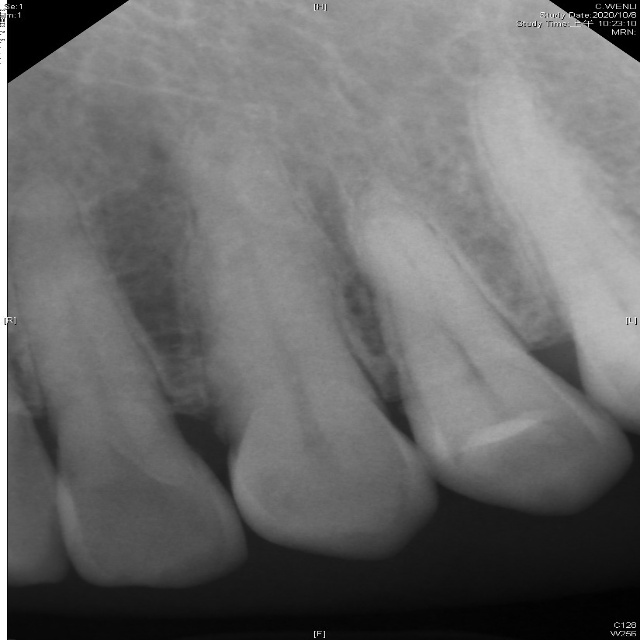
#> input picture Images/11.jpg, 640 x 640 px, found by its file name
$ python crop_4_coordinate.py
#> lines starting #> are read from the running program, lines starting #| are printed output that depends on the picture
import cv2
import numpy as np

def extract_skewed_rectangle(image_path, pts):
    # 讀取影像
#> called with image_path = 'images/11.jpg'
    image = cv2.imread(image_path)
#> image is the input picture: shape (640, 640, 3); min 0, max 255, mean 106.1

    # 將四個點按照左上、右上、右下、左下的順序排列
    pts = np.array(pts, dtype=np.float32)

    # 計算透視變換矩陣
    rect_width = max(np.linalg.norm(pts[0] - pts[1]), np.linalg.norm(pts[2] - pts[3]))
    rect_height = max(np.linalg.norm(pts[1] - pts[2]), np.linalg.norm(pts[3] - pts[0]))

    dst_pts = np.array([[0, 0], [rect_width - 1, 0], [rect_width - 1, rect_height - 1], [0, rect_height - 1]], dtype=np.float32)
    M = cv2.getPerspectiveTransform(pts, dst_pts)

    # 進行透視變換
    result = cv2.warpPerspective(image, M, (int(rect_width), int(rect_height)))
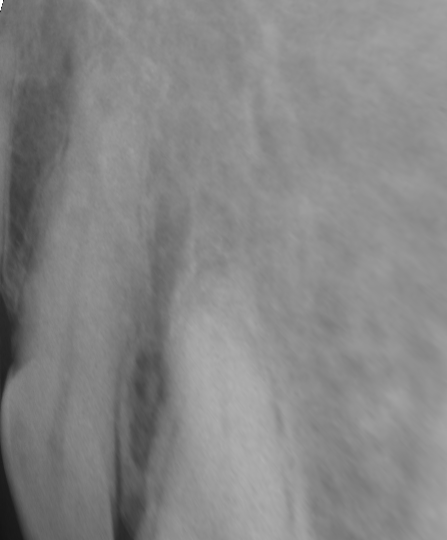
#> result: shape (540, 447, 3); min 20, max 255, mean 133.7

    return result

# 照片路徑
image_path = 'images/11.jpg'

# 四個點的坐標 (左上、右上、右下、左下)
rectangle_pts = [(0, 150), (400, 0), (500, 200), (300, 600)]

# 提取斜的矩形
skewed_rectangle = extract_skewed_rectangle(image_path, rectangle_pts)

# 顯示原始影像和提取的斜的矩形
cv2.imshow('Original Image', cv2.imread(image_path))
cv2.imshow('Skewed Rectangle', skewed_rectangle)
cv2.waitKey(0)
cv2.destroyAllWindows()

$ run again, with Images/12.jpg copied over Images/11.jpg
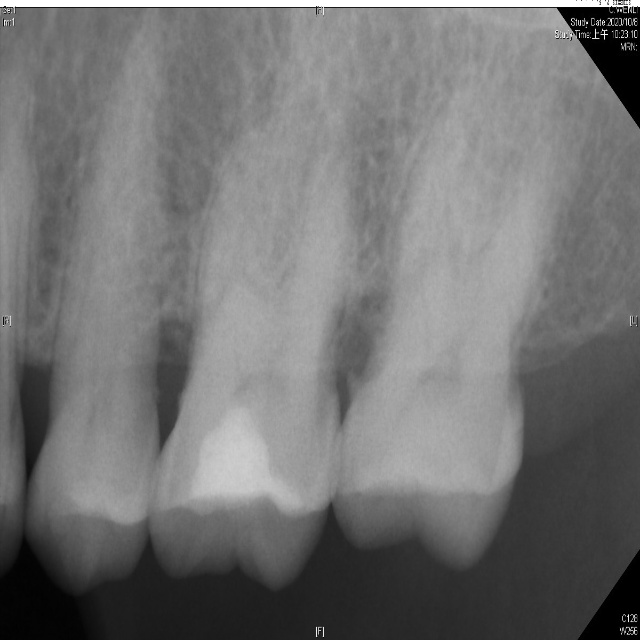
#> input picture Images/12.jpg, 640 x 640 px, found by its file name
#> in extract_skewed_rectangle, image is the input picture: shape (640, 640, 3); min 0, max 255, mean 115.2
#> in extract_skewed_rectangle, `result = cv2.warpPerspective(image, M, (int(rect_width), int(rect_heig..`:
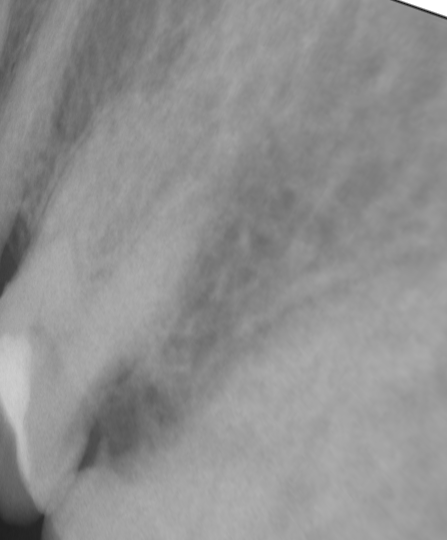
#> result: shape (540, 447, 3); min 23, max 255, mean 144.4

$ run again, with Images/13.jpg copied over Images/11.jpg
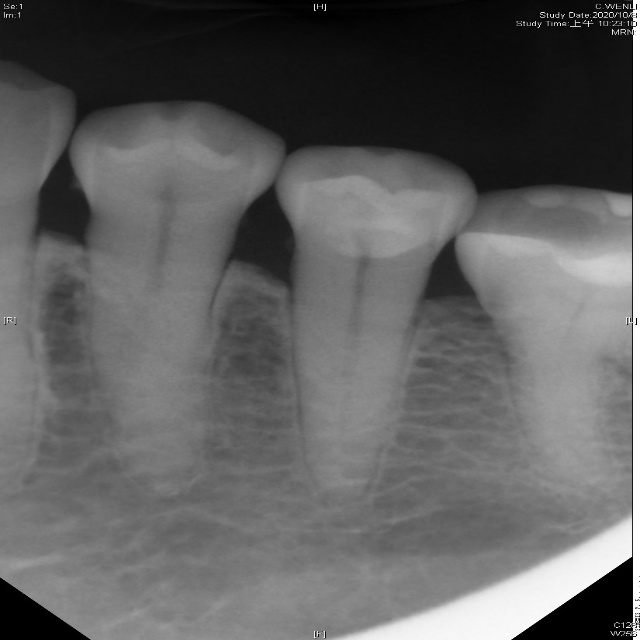
#> input picture Images/13.jpg, 640 x 640 px, found by its file name
#> in extract_skewed_rectangle, image is the input picture: shape (640, 640, 3); min 0, max 255, mean 95.7
#> in extract_skewed_rectangle, `result = cv2.warpPerspective(image, M, (int(rect_width), int(rect_heig..`:
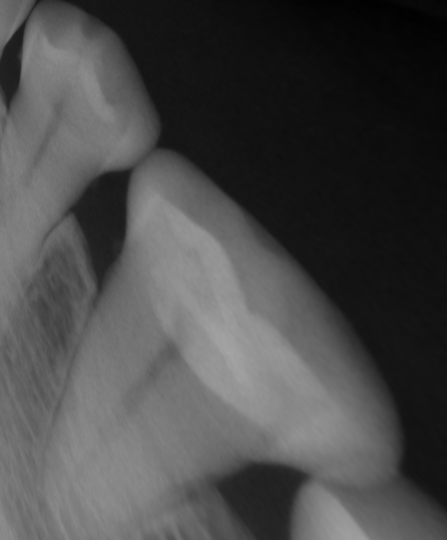
#> result: shape (540, 447, 3); min 1, max 166, mean 73.3

$ run again, with Images/14.jpg copied over Images/11.jpg
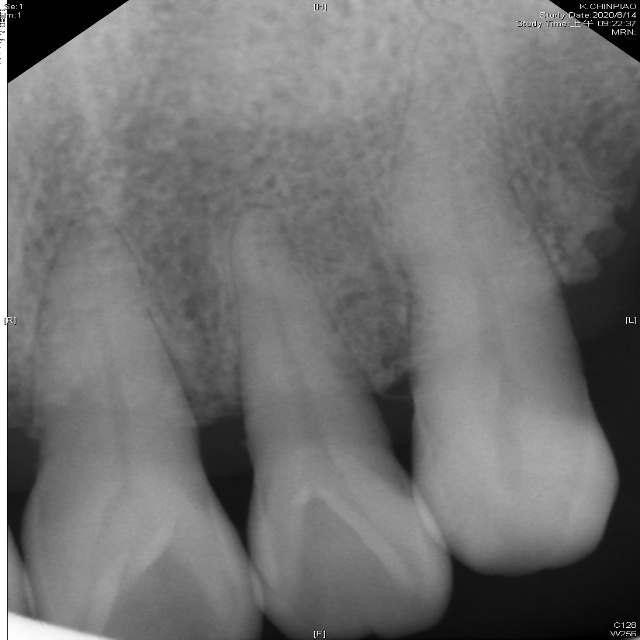
#> input picture Images/14.jpg, 640 x 640 px, found by its file name
#> in extract_skewed_rectangle, image is the input picture: shape (640, 640, 3); min 0, max 255, mean 113.7
#> in extract_skewed_rectangle, `result = cv2.warpPerspective(image, M, (int(rect_width), int(rect_heig..`:
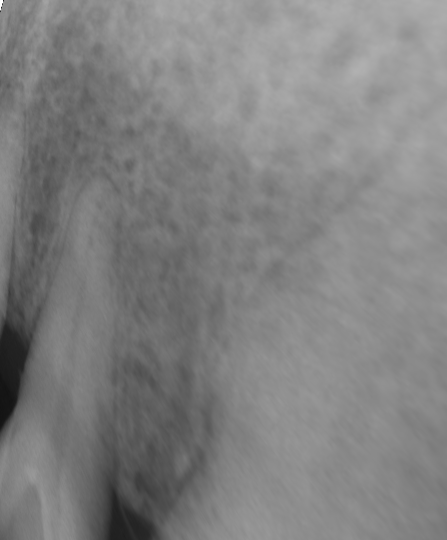
#> result: shape (540, 447, 3); min 18, max 255, mean 128.8
